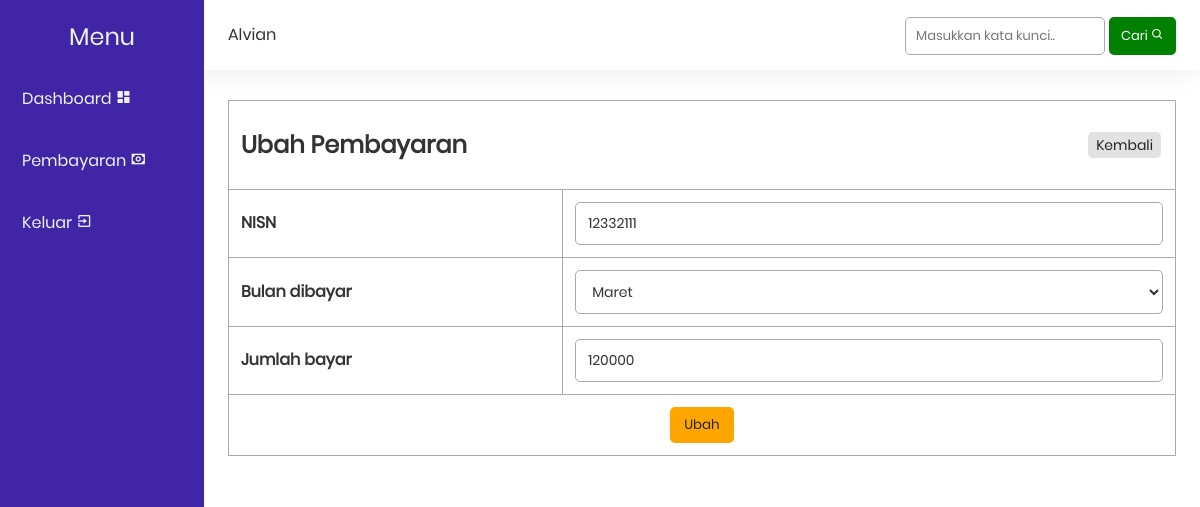
/public/payment/update.php?i=28 (signed in), run on the app's committed database.
### tables this page shows
CREATE TABLE `pembayaran` (
  `id` int(11) NOT NULL,
  `id_petugas` int(11) NOT NULL,
  `nisn` int(10) NOT NULL,
  `tanggal_bayar` date NOT NULL,
  `bulan_dibayar` varchar(10) NOT NULL,
  `tahun_dibayar` varchar(4) NOT NULL,
  `id_spp` int(11) NOT NULL,
  `jumlah_bayar` int(11) NOT NULL
);

### functions.php (called while the page is built, shortened)
<?php
$conn = mysqli_connect("localhost", "root", "", "spp");
function query($query)
{
    global $conn;
    $result = mysqli_query($conn, $query);
    $rows = [];
    while ($row = mysqli_fetch_assoc($result)) {
        $rows[] = $row;
    }
    return $rows;
}
function rupiah($money)
{
    return number_format($money, 2, ',', '.');
}

### public/payment/update.php (the view, shortened to what this page needs)
<?php
include_once('../layout/navbar.php');
include_once('../layout/sidebar.php');
$id = $_GET['i'] == '' ? header('Location: index.php') : $_GET['i'];
$pembayaran = query("SELECT *,
                    pembayaran.id AS id_pembayaran FROM pembayaran
                    JOIN spp ON spp.id = pembayaran.id_spp
                    WHERE pembayaran.id = $id")[0];
?>
<form accept="" method="POST">
    <table class="table">
        <tr>
            <td colspan="2">
                <span id="action">
                    <h2>Ubah Pembayaran</h2>
                    <a href="index.php" class="badge grey">Kembali</a>
                </span>
            </td>
        </tr>
        <tr>
            <td><label class="text-bold" for="nisn">NISN</label></td>
            <td><input type="text" name="nisn" class="input-form" id="nisn" placeholder="Masukkan NISN!" autocomplete="off" value="<?= $pembayaran['nisn'] ?>" required autofocus></td>
        </tr>
        <tr>
            <td><label class="text-bold" for="bulan_dibayar">Bulan dibayar</label></td>
            <td>
                <select name="bulan_dibayar" id="bulan_dibayar" class="input-form">
                    <option value="<?= $pembayaran['bulan_dibayar'] ?>"><?= $pembayaran['bulan_dibayar'] ?></option>
                </select>
            </td>
        </tr>
        <tr>
            <td><label class="text-bold" for="jumlah_bayar">Jumlah bayar</label></td>
            <td><input type="number" name="jumlah_bayar" class="input-form" id="jumlah_bayar" placeholder="Masukkan jumlah bayar nominal Rp. <?= rupiah($pembayaran['nominal']); ?>!" autocomplete="off" value="<?= $pembayaran['jumlah_bayar']; ?>" required></td>
        </tr>
        <tr>
            <td colspan="2" class="center"><button type="submit" name="update" class="button yellow">Ubah</button></td>
        </tr>
    </table>
</form>
<?php include_once('../layout/footer.php'); ?>

### style.css (style rules this page uses)
html, body, div, span, applet, object, iframe, blockquote, pre, abbr, acronym, address, big, cite, code, del, dfn, em, img, ins, kbd, q, s, samp, small, strike, strong, sub, sup, tt, var, b, u, i, a, p, center, dl, dt, dd, ol, ul, li, fieldset, form, label, legend, table, caption, tbody, tfoot, thead, tr, td, article, aside, canvas, details, embed, figure, figcaption, footer, header, hgroup, menu, nav, output, ruby, section, summary, time, mark, audio, video { margin: 0; padding: 0; border: 0; font-size: 100%; font: inherit; vertical-align: baseline; font-family: "Poppins", Arial, Helvetica, sans-serif; }
body { line-height: 1; }
html { scroll-behavior: smooth; }
a { text-decoration: none; }
h1, h2, h3, h4, h5, h6, p, td, th, a, label { color: #333; }
.table { border-collapse: collapse; border-spacing: 10px; width: 100%; }
.table td, .table th { border: 1px solid#aaa; padding: 12px; }
.center { text-align: center; }
.input-form { border-radius: 5px; width: 100%; padding: 10px 12px; box-sizing: border-box; background-color: transparent; border: 1px solid #aaa; font-size: 14px; color: #333; font-family: "Poppins", Arial, Helvetica, sans-serif; }
.badge { padding: 6px 8px; display: inline-block; font-size: 14px; text-align: center; box-sizing: border-box; border-radius: 5px; margin-right: 2px; }
.yellow { color: #222; background-color: orange; }
.grey { color: #222; background-color: #e2e2e2; }
.text-bold { font-weight: bold; }
.button { padding: 8px 14px; border: 0; box-sizing: border-box; cursor: pointer; border-radius: 5px; font-family: "Poppins", Arial, Helvetica, sans-serif; }
#action { display: flex; width: 100%; align-items: center; align-content: center; justify-content: space-between; }

### data on the page
pembayaran: nisn "12332111", bulan_dibayar "Maret", jumlah_bayar "120000"

### other printed values
$_SESSION["name"] "Alvian"
